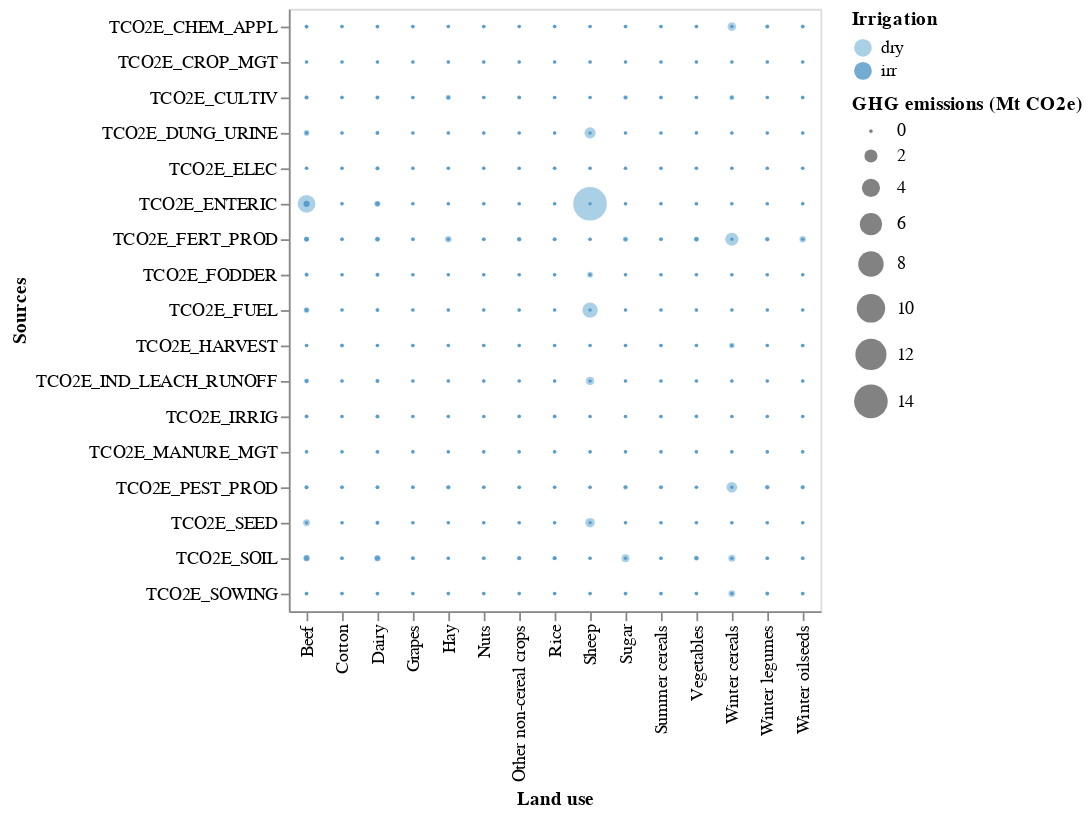

The notebook cell saved with this chart:
### Code cell
plot_GHG_ag_lu_source(GHG_ag_lu_source,2050)

### Figure 1 — Vega-Lite specification as saved in the notebook (floating-point values rounded to 4 significant figures; data arrays with more than 128 entries replaced by an {"elided": "..."} marker saying what was removed)
{"config": {"view": {"continuousWidth": 300, "continuousHeight": 300}}, "data": {"name": "data-4ba532210e113810a08e520ec35764ac"}, "mark": {"type": "circle"}, "encoding": {"color": {"field": "Irrigation", "type": "ordinal"}, "size": {"field": "GHG emissions (Mt CO2e)", "type": "quantitative"}, "x": {"field": "Land use", "type": "ordinal"}, "y": {"field": "Sources", "type": "ordinal"}}, "$schema": "https://vega.github.io/schema/vega-lite/v5.15.1.json", "datasets": {"data-4ba532210e113810a08e520ec35764ac": {"elided": "510 records"}}}
